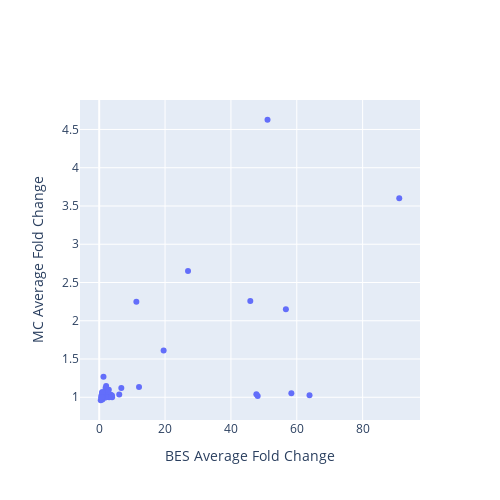

The cell this chart's notebook holds for it:
### Code cell
# MC MES array
from plotly.subplots import make_subplots
import plotly.graph_objects as go
import plotly.io as pio

fig = make_subplots(
    rows=1,
    cols=1,
    #subplot_titles=["MES vs Main VSG"],
)

scatter = go.Scatter(
    x=merge['BES'],
    y=merge['MC'],
    mode='markers',
    text=list(merge.index.values),
    hoverinfo='text',
    name='scatter',
    showlegend=False,
    # hovertemplate='%{text}'
)
fig.add_trace(scatter, row=1, col=1)

fig.update_layout(
    width=500,
    height=500,
    showlegend=False,
    hovermode='closest',
    xaxis_title="BES Average Fold Change",
    yaxis_title="MC Average Fold Change",
)

# Save as an exportable HTML file
pio.write_html(
    fig,
    file="BES_vs_MC.html",   # change path/name if you like
    include_plotlyjs="cdn",
    full_html=True,
    auto_open=False,
)
fig

### Figure 1 — Plotly figure (JSON) as saved in the notebook; plotly's stock layout.template omitted (floating-point values rounded to 4 significant figures)
{"data": [{"hoverinfo": "text", "mode": "markers", "name": "scatter", "showlegend": false, "text": ["BDF2_1_KO48", "BDF3_1_KO24", "BET151_1_Drug12h", "BET151_1_Drug24h", "BET151_1_Drug3h", "BET151_1_Drug48h", "BET151_1_Drug6h", "BET151_1_Drug72h", "CAF1b_1_RNAi24", "CFB2_1_RNAi9", "DFO_1_DFO", "DFO_1_DFOFe", "DFO_1_Fe", "DRBD18_1_RNAi12", "H1_1_RNAi96", "H3H4_1_KOH3", "H3H4_1_KOH3J", "H3H4_1_KOH4", "H3H4_1_KOH4J", "H3H4_1_KOJ2", "H3H4_2_KO48", "H3H4_3_KO48", "H3_1_KOH3", "H3_1_KOH3J", "H3_1_KOJ", "IPMK_1_RNAi36", "IPMK_2_RNAi36", "MCMBP_1_KO24", "MCMBP_1_KO48", "PIP5Pase_1_KO", "PIP5Pase_2_D360A_N362A", "PNUTS_1_RNAi48", "RBP10_1_RNAi24", "RBP10_2_RNAi24", "RBP10_3_RNAi24", "RBP33_1_RNAi48", "RBP42_1_KO24", "RBP42_1_KO48", "RBP42_1_KO72", "RNaseH1_1_KO", "RNaseH2A_1_RNAi24", "RNaseH2A_2_RNAi36", "SET27_1_KO", "SET27_1_sKO", "SNF2PH_1_RNAi48", "TFR_1_RNAi24", "TbATR_1_RNAi24", "TbATR_2_RNAi36", "TbESB1_1_RNAi24", "TbESB1_2_KO48", "TbESB1_3_OE24", "TbHAT_1_RNAi48HAT1", "TbHAT_1_RNAi48HAT2", "TbPP1one_1_RNAi24", "TbPP1seven_1_RNAi24", "TbRAP1_1_2SD", "TbRAP1_1_5A", "TbRAP1_1_KO", "TbRAP1_2_dMyb", "TbSAP_1_RNAi72", "VEX1_1_Oe72", "VEX1_2_RNAi72", "VEX1_4_RNAi24", "VEX1_5_RNAi48", "VEX1_6_RNAi72", "VEX1and2_1_RNAi24", "VEX1and2_1_RNAi48", "VEX2_1_RNAi24", "VEX2_1_RNAi48", "ZC3H28_1_RNAi10", "ZC3H28_1_RNAi14", "ZC3H28_1_RNAi16", "ZC3H28_1_RNAi24", "ZC3H40_1_RNAi72", "ZC3H5_2_RNAi12", "ZC3H5_3_RNAi12", "ZC3H5_4_RNAi12", "ZC3H5_5_RNAi12"], "type": "scatter", "x": [1.055, 2.459, 1.0, 0.8629, 1.077, 0.7574, 1.02, 0.851, 3.508, 1.02, 1.004, 1.003, 1.009, 0.9988, 3.919, 1.559, 2.919, 1.0, 1.045, 0.7822, 2.109, 1.94, 2.317, 2.084, 0.8907, 1.016, 1.0, 2.588, 6.715, 51.11, 11.29, 2.397, 1.08, 1.0, 0.9698, 1.299, 1.238, 0.8984, 0.8792, 1.045, 1.577, 1.641, 3.886, 2.021, 1.197, 1.253, 2.423, 12.09, 1.923, 0.6729, 3.02, 0.4706, 0.9664, 45.88, 0.7454, 26.97, 19.57, 56.69, 91.11, 2.707, 6.089, 2.065, 1.276, 1.681, 2.034, 63.86, 58.35, 48.13, 47.73, 0.9916, 0.9377, 0.9282, 0.9158, 1.97, 0.981, 0.9138, 0.9476, 0.6629], "xaxis": "x", "y": [1.0, 1.026, 1.0, 1.0, 1.0, 1.0, 1.0, 1.0, 1.033, 0.9932, 1.0, 1.0, 1.0, 1.0, 1.0, 1.017, 1.1, 1.0, 1.0, 1.0, 1.147, 1.12, 1.015, 1.041, 1.0, 1.0, 1.0, 1.002, 1.122, 4.627, 2.25, 1.071, 1.0, 1.0, 1.0, 1.269, 1.002, 1.005, 1.066, 1.0, 1.0, 1.065, 1.023, 1.0, 1.0, 1.0, 1.017, 1.133, 1.012, 1.022, 0.9989, 0.9611, 0.9709, 2.257, 0.9907, 2.651, 1.612, 2.149, 3.6, 1.065, 1.037, 1.025, 1.0, 1.0, 1.0, 1.027, 1.051, 1.018, 1.038, 0.9889, 1.028, 1.003, 0.9806, 1.001, 1.066, 1.0, 1.0, 1.0], "yaxis": "y"}], "layout": {"height": 500, "hovermode": "closest", "showlegend": false, "width": 500, "xaxis": {"anchor": "y", "domain": [0, 1], "title": {"text": "BES Average Fold Change"}}, "yaxis": {"anchor": "x", "domain": [0, 1], "title": {"text": "MC Average Fold Change"}}}}
